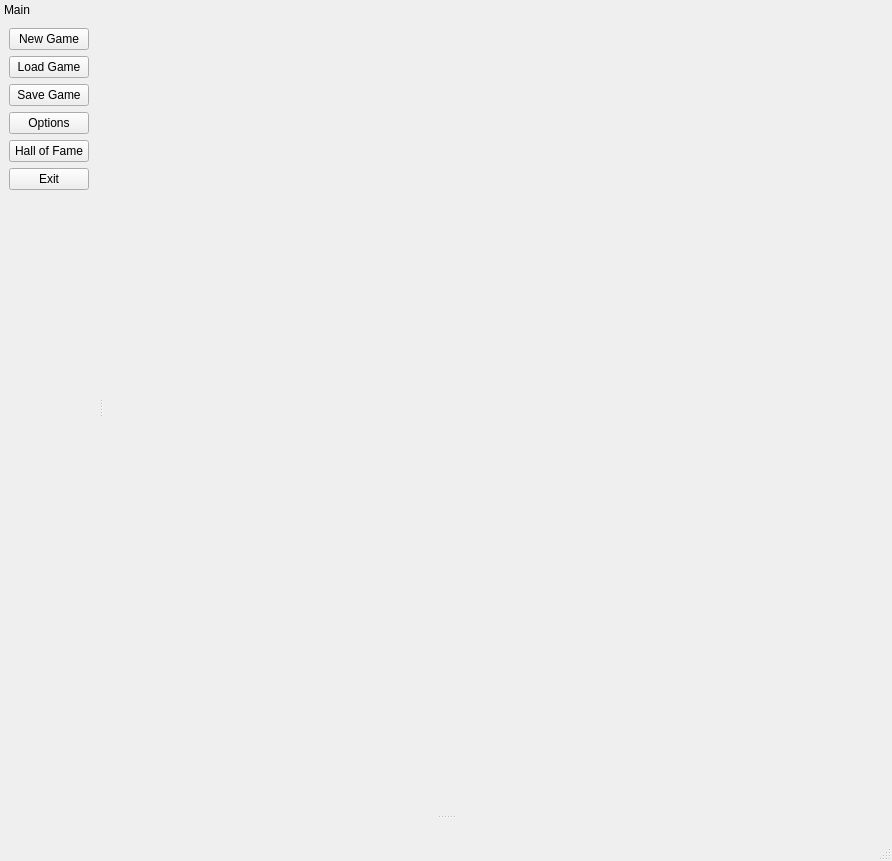
<?xml version="1.0" encoding="UTF-8"?>
<ui version="4.0">
 <class>TGSEMainWindow</class>
 <widget class="QMainWindow" name="TGSEMainWindow">
  <property name="geometry">
   <rect>
    <x>0</x>
    <y>0</y>
    <width>892</width>
    <height>861</height>
   </rect>
  </property>
  <property name="windowTitle">
   <string>TGSE</string>
  </property>
  <widget class="QWidget" name="centralwidget">
   <layout class="QGridLayout" name="gridLayout"/>
  </widget>
  <widget class="QMenuBar" name="menubar">
   <property name="geometry">
    <rect>
     <x>0</x>
     <y>0</y>
     <width>892</width>
     <height>25</height>
    </rect>
   </property>
  </widget>
  <widget class="QStatusBar" name="statusbar"/>
  <widget class="QDockWidget" name="mainDock">
   <property name="enabled">
    <bool>true</bool>
   </property>
   <property name="features">
    <set>QDockWidget::NoDockWidgetFeatures</set>
   </property>
   <property name="windowTitle">
    <string>Main</string>
   </property>
   <attribute name="dockWidgetArea">
    <number>1</number>
   </attribute>
   <widget class="QWidget" name="dockWidgetContents">
    <layout class="QGridLayout" name="gridLayout_2">
     <item row="5" column="2">
      <widget class="QPushButton" name="exitButton">
       <property name="text">
        <string>Exit</string>
       </property>
      </widget>
     </item>
     <item row="0" column="2">
      <widget class="QPushButton" name="newButton">
       <property name="text">
        <string>New Game</string>
       </property>
      </widget>
     </item>
     <item row="6" column="2">
      <spacer name="verticalSpacer">
       <property name="orientation">
        <enum>Qt::Vertical</enum>
       </property>
       <property name="sizeHint" stdset="0">
        <size>
         <width>20</width>
         <height>40</height>
        </size>
       </property>
      </spacer>
     </item>
     <item row="1" column="2">
      <widget class="QPushButton" name="loadButton">
       <property name="text">
        <string>Load Game</string>
       </property>
      </widget>
     </item>
     <item row="2" column="2">
      <widget class="QPushButton" name="saveButton">
       <property name="text">
        <string>Save Game</string>
       </property>
      </widget>
     </item>
     <item row="3" column="2">
      <widget class="QPushButton" name="optionsButton">
       <property name="text">
        <string>Options</string>
       </property>
      </widget>
     </item>
     <item row="4" column="2">
      <widget class="QPushButton" name="hofButton">
       <property name="text">
        <string>Hall of Fame</string>
       </property>
      </widget>
     </item>
    </layout>
   </widget>
  </widget>
  <widget class="QDockWidget" name="interactionDock">
   <property name="features">
    <set>QDockWidget::NoDockWidgetFeatures</set>
   </property>
   <property name="windowTitle">
    <string/>
   </property>
   <attribute name="dockWidgetArea">
    <number>8</number>
   </attribute>
   <widget class="QWidget" name="dockWidgetContents_2"/>
  </widget>
 </widget>
 <resources/>
 <connections>
  <connection>
   <sender>exitButton</sender>
   <signal>clicked()</signal>
   <receiver>TGSEMainWindow</receiver>
   <slot>close()</slot>
   <hints>
    <hint type="sourcelabel">
     <x>168</x>
     <y>238</y>
    </hint>
    <hint type="destinationlabel">
     <x>692</x>
     <y>0</y>
    </hint>
   </hints>
  </connection>
  <connection>
   <sender>TGSEMainWindow</sender>
   <signal>displayMainDock(bool)</signal>
   <receiver>mainDock</receiver>
   <slot>setVisible(bool)</slot>
   <hints>
    <hint type="sourcelabel">
     <x>358</x>
     <y>446</y>
    </hint>
    <hint type="destinationlabel">
     <x>141</x>
     <y>438</y>
    </hint>
   </hints>
  </connection>
 </connections>
 <slots>
  <signal>displayMainDock(bool)</signal>
 </slots>
</ui>
